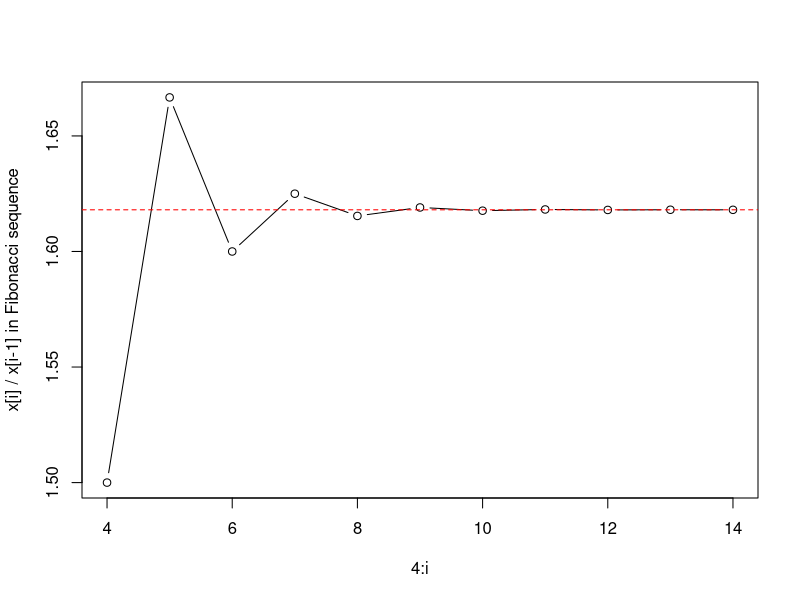
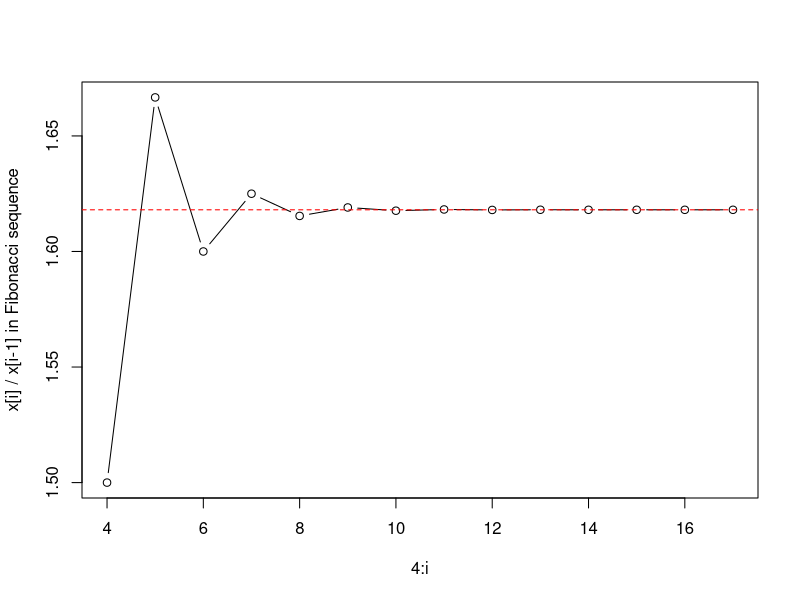

Source code (R) for these figures, in order:
#5월3일 과제

Fibo <- function(e) {
	x<-integer()
	x[1] <- x[2] <- 1
	grate = (1+sqrt(5))/2
	i = 3
	repeat {
		x[i] <- x[i-2] + x[i-1]
		if(abs(x[i]/x[i-1]-grate) < e) break
		i = i+1
	}
 	plot(4:i, x[4:i]/x[3:(i-1)],	ylab = "x[i] / x[i-1] in Fibonacci sequence", type="b")
 	abline(h = grate, lty=2, col="red")
}
Fibo(1E-5)
Fibo(1E-6)


